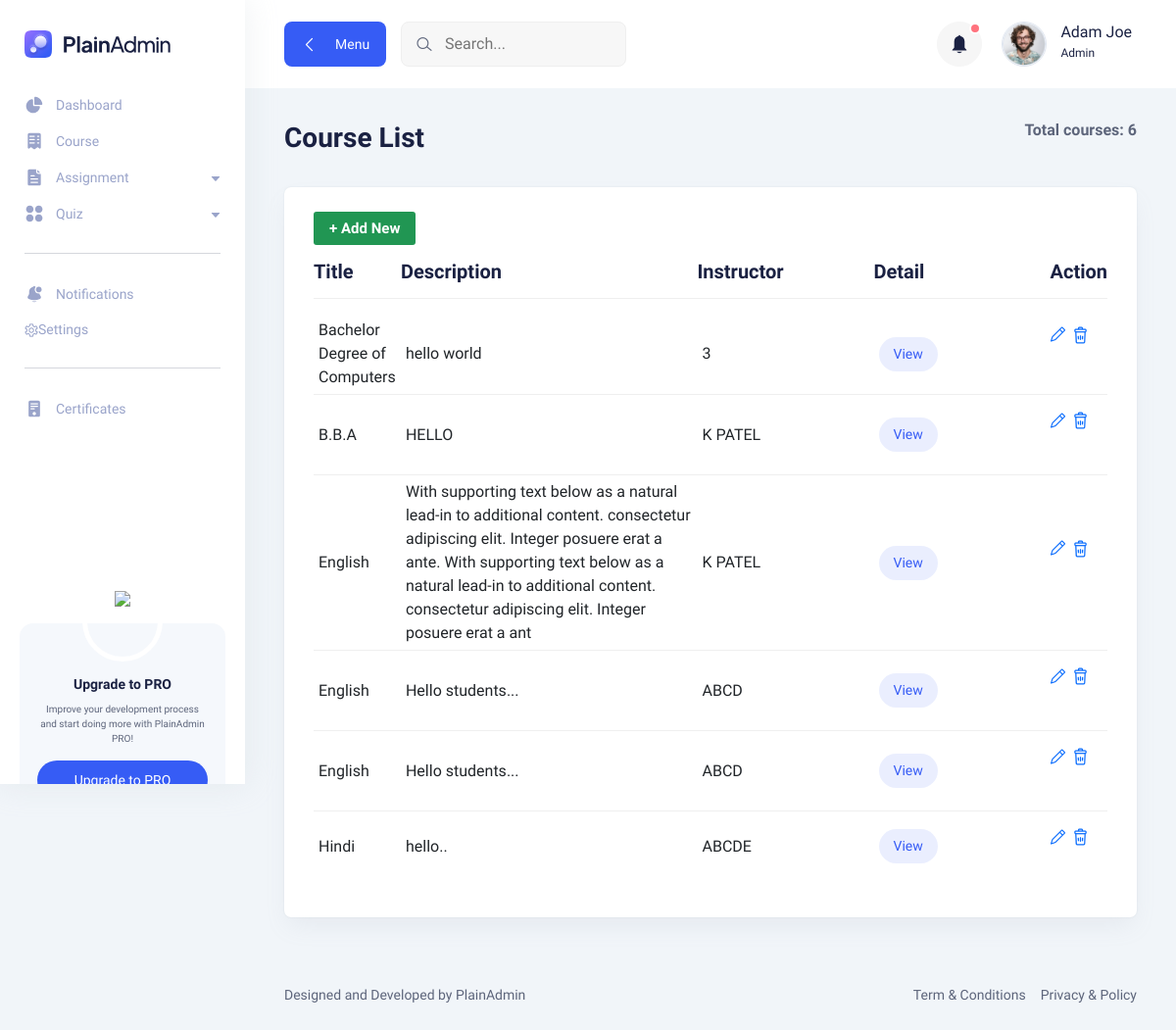
The app's page /teacher/course/, older data.
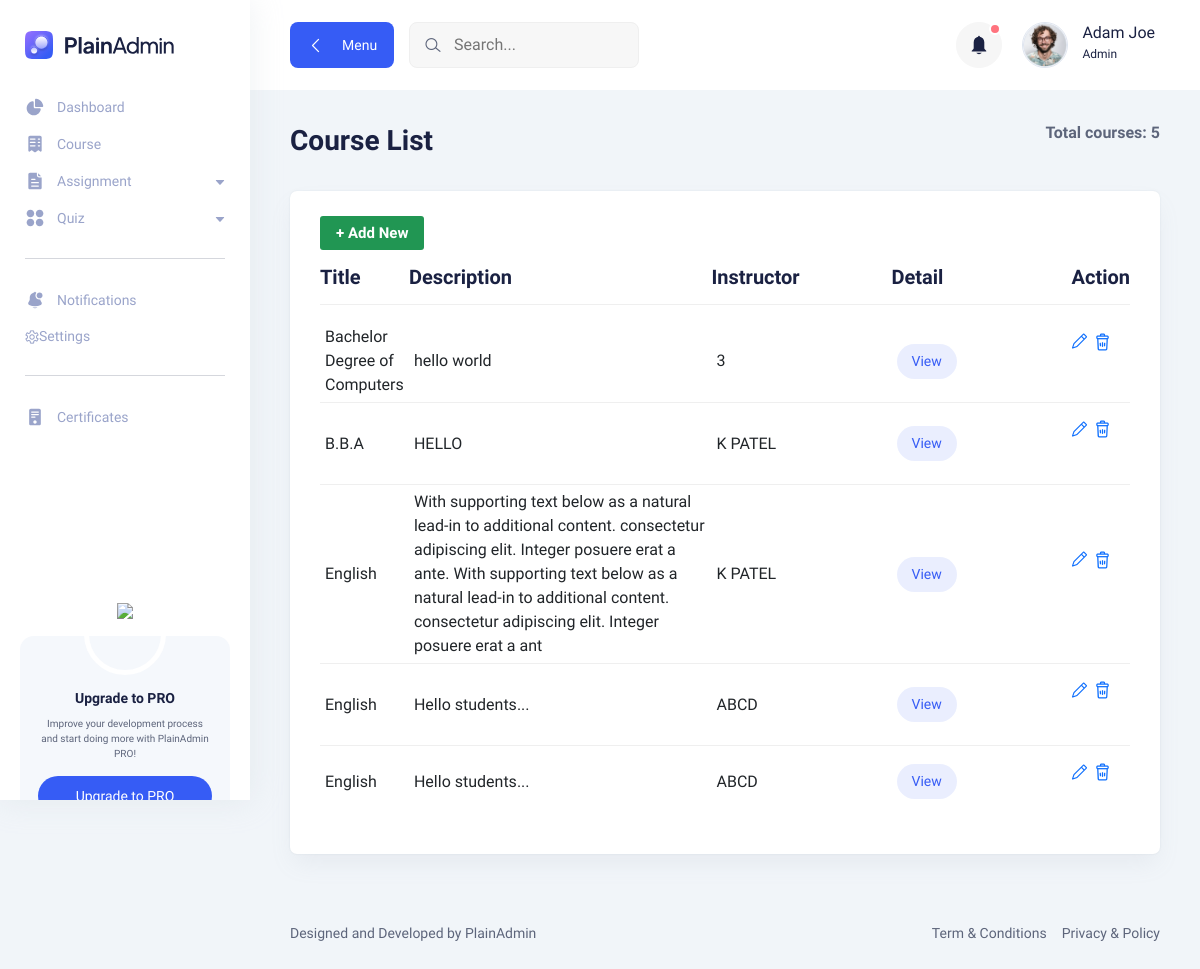
The same page, newer data.
### app/models.py (models this page shows, shortened)
class Course(models.Model):
    title = models.CharField(max_length=200)
    description = models.TextField(blank=True, null=True)
    instructor= models.CharField(max_length=50)

### app/views.py (the view)
# urls.py: path('teacher/course/',course_list, name='course_list'),
def course_list(request):
    all_course= Course.objects.all()
    return render(request, 'teacher/course_list.html', {'course': all_course})

### app/templates/teacher/course_list.html
{% extends 'teacher/basefile.html' %}
{% block body %}
      <section class="table-components">
        <div class="container-fluid">
          <div class="title-wrapper pt-30">
            <div class="row align-items-center">
              <div class="col-md-6">
                <div class="title">
                  <h2>Course List</h2>
                </div>
              </div>
              <div class="col-md-6">
                <div class="breadcrumb-wrapper">
                  <nav aria-label="breadcrumb">
                    <ol class="breadcrumb">
                        <p class="total" style="margin: 0; font-weight: bold;">Total courses: {{ course|length }}</p>
                    </ol>
                  </nav>
                </div>
              </div>
            </div>
          </div>
          <div class="tables-wrapper">
            <div class="row">
              <div class="col-lg-12">
                <div class="card-style mb-30">
                  <a href="{% url 'add_course' %}" class="main-btn success-btn btn-hover" style="font-size: 15px; font-weight: 600; padding: 4px 15px;">+ Add New</a>
                  <div class="table-wrapper table-responsive">
                    <table class="table">
                      <thead>
                        <tr>
                          <th style="width:11%;" >
                            <h4>Title</h4>
                          </th>
                          <th class="lead-email" style="width: 50%;">
                            <h4>Description</h4>
                          </th>
                          <th class="lead-company" style="width: 11%;">
                            <h4>Instructor</h4>
                          </th>
                          <th class="lead-company">
                            <h4>Detail</h4>
                          </th>
                          <th>
                            <h4>Action</h4>
                          </th>
                        </tr>
                      </thead>
                      <tbody>
                         {% for a in course %}
                        <tr>
                          <td class="min-width">
                            {{ a.title }}
                          </td>
                          <td class="min-width">
                           {{ a.description }}
                          </td>
                          <td class="min-width">
                            {{ a.instructor }}
                          </td>
                          <td class="min-width">
                           <a href="{% url 'subject_list' a.id %}" class="status-btn active-btn">View</a>
                          </td>
                          <td>
                            <div class="action">
                             <a href="{% url 'edit_course' a.id %}" class="edit">
                                <i class="lni lni-pencil"></i>
                              <button class="text-danger">
                                <a href="{% url 'delete_course' a.id %}" class="delete-btn" onclick="return confirm('Are you sure you want to delete this course?');">
                                  <i class="lni lni-trash-can"></i>
                              </button>
                            </div>
                          </td>
                        </tr>
                        {% empty %}
                      </tbody>
                      <tr>
                        <td colspan="5">No courses available.</td>
                      </tr>
                      {% endfor %}
                    </table>
                  </div>
                </div>
              </div>
            </div>
          </div>
        </div>
      </section>
{% endblock %}

Row changes from the older to the newer data that the page shows:
removed Course: title "Hindi", description "hello..", instructor "ABCDE"
Text that changed along with them:
{{ course|length }}: "6" → "5"
